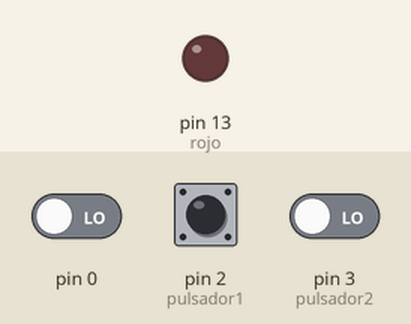
Recording of a sketch running on a simulated Arduino Uno, built with avr-gcc and run on an emulated ATmega328P. On the bench: output pins drawn as LEDs (lit = HIGH). The inputs (shaded band) are chosen by the test bench; at power-on: pin 0 LOW, pin 3 (pulsador2) LOW, pin 2 (pulsador1) HIGH.

Above: at 1.2 s.
1.3 s: pin 0 driven HIGH and pin 3 (pulsador2) driven HIGH
At 2.0 s:
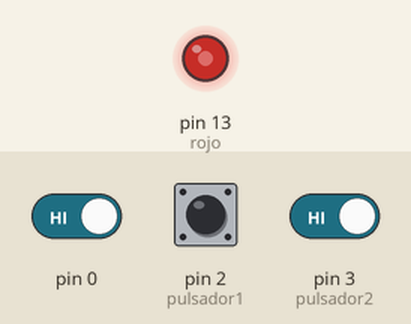
2.8 s: pin 2 (pulsador1) pulled LOW for 1 s
At 3.6 s:
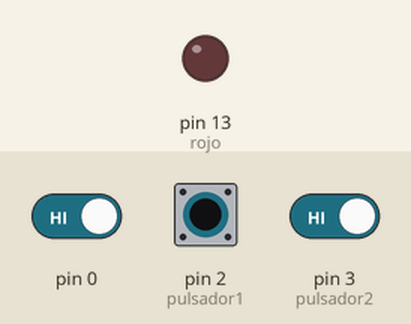
5.3 s: pin 0 driven LOW
At 5.7 s:
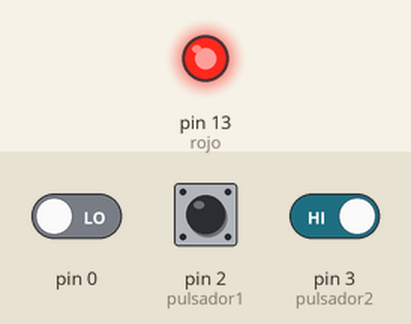
6.8 s: pin 0 driven HIGH
At 7.3 s:
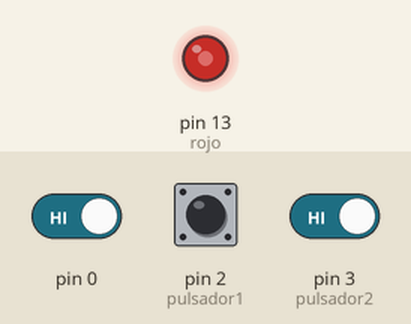
8.3 s: pin 2 (pulsador1) pulled LOW for 3.2 s
At 9.2 s:
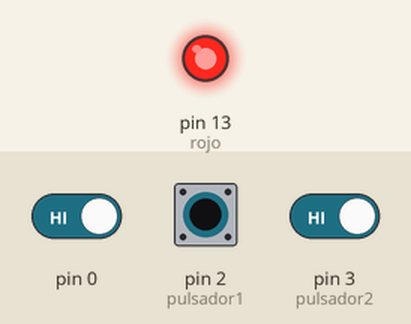
Timing chart, 0 to 13.0 s (numbered marks = the images above; inputs shaded):
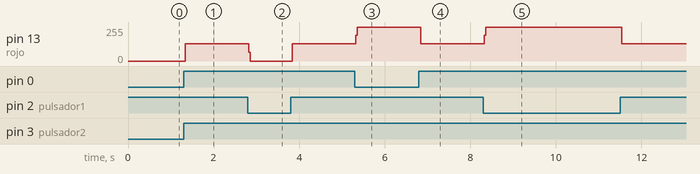

Measured:
- after the input at 1.3 s, pin 13 (rojo): 0/255 → 128/255 at once
- after the input at 2.8 s, pin 13 (rojo): 128/255 → 0/255 at once, → 128/255 1.0 s later
- after the input at 5.3 s, pin 13 (rojo): 128/255 → 255/255 at once
- after the input at 6.8 s, pin 13 (rojo): 255/255 → 128/255 at once
- after the input at 8.3 s, pin 13 (rojo): 128/255 → 255/255 at once, → 128/255 3.2 s later

The sketch:

conmutada.ino
```cpp
/*Conmutada con dos pulsadores en pines 1 y 2 controlamos un led en el pin 13 */
int rojo = 13;
int pulsador1 = 2;
int pulsador2 = 3;

void setup() {
  pinMode(rojo, OUTPUT);
  pinMode(pulsador1, INPUT);
  pinMode(pulsador2, INPUT);
}

void loop() {
  if (digitalRead(pulsador1) == LOW || digitalRead(pulsador2 == LOW)) {
    digitalWrite(rojo, !digitalRead(rojo));
  }
  while (digitalRead(pulsador1) == LOW || digitalRead(pulsador2) == LOW) {
    // bucle cerrado
  }
}
```
